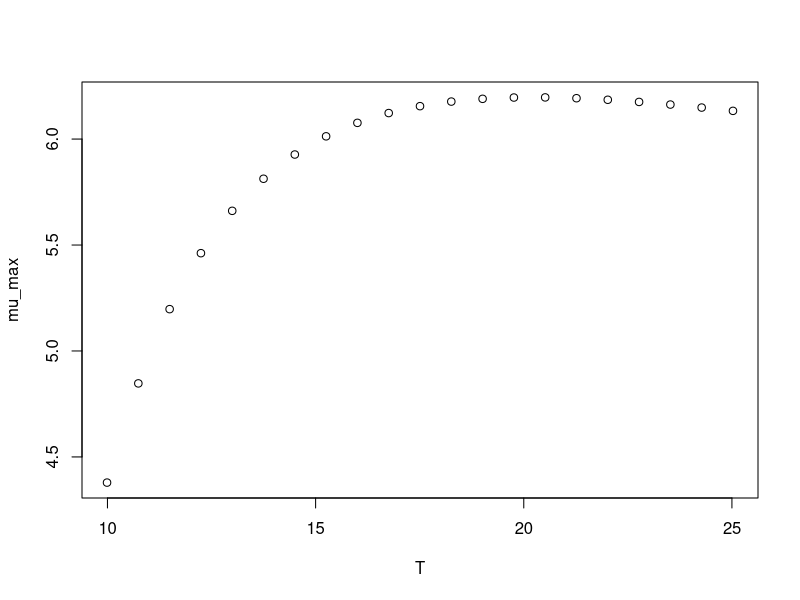

The R source for this figure:
#############################
# start of Parameter script
#############################
T <- seq(9.99000999000999,25.025,length.out=21)
#############################
# end of Parameter script
#############################
############################# 
# start of Model script Gropin ID 1268 
#############################
 
# constant coefficients for this model
 
variables <- data.frame(T)
argumentsPar <- expand.grid(variables)
 
# heart of the model
response_surface <- function(T) {
   mumax <-4.464+70.09/T-708.7/T^2

return(mumax=mumax)
} 

# output parameters
mumax <- cbind(argumentsPar,response_surface(argumentsPar['T']))
colnames(mumax) <- c(colnames(argumentsPar),'mumax')
#############################
# End of Model script
#############################
############################# 
# start of Visualisation script Gropin ID 1268 
#############################
plot(T,mumax$mumax,
                          xlab='T',
                          ylab='mu_max')
#############################
# End of Visualisation script
#############################
